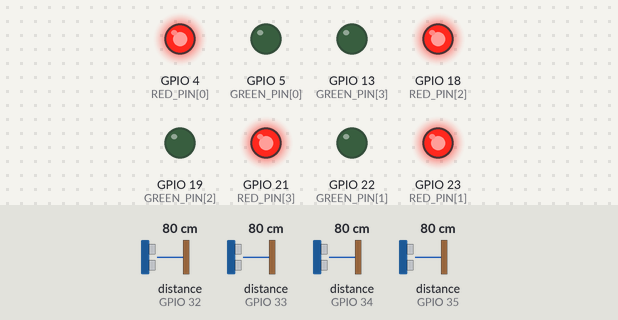
Bench run of a sketch on a simulated ESP32. On the bench: output pins drawn as LEDs (lit = HIGH). Wiring (inferred from the names in the program): 4 × ultrasonic range finder: trigger GPIO 14, echo GPIO 33 / trigger GPIO 25, echo GPIO 34 / trigger GPIO 26, echo GPIO 35 / trigger GPIO 27, echo GPIO 32. Dashed ring = blinking. Inputs (shaded band) come from the test bench; at power-on: distance to the obstacle (sensors on GPIO 32, GPIO 33, GPIO 34, GPIO 35) 80 cm. The echo pulse lasts 58.3 µs per cm; WiFi joins after 1.5 s; servers stay silent unless stated; pins used as bus, display or sensor lines are not drawn; what the sketch prints to the serial monitor is not drawn.

Above: at 1.5 s.
1.6 s: distance to the obstacle (sensor on GPIO 32) set to 2 cm
At 2.7 s:
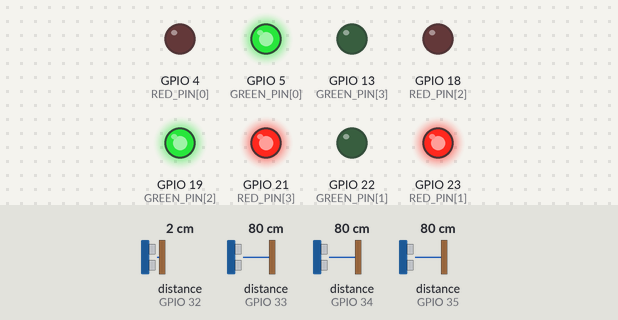
3.3 s: distance to the obstacle (sensor on GPIO 33) set to 2 cm
6.3 s: distance to the obstacle (sensor on GPIO 34) set to 2 cm
9.3 s: distance to the obstacle (sensor on GPIO 35) set to 2 cm
12.3 s: distance to the obstacle (sensor on GPIO 32) set to 18 cm
At 14.86 s:
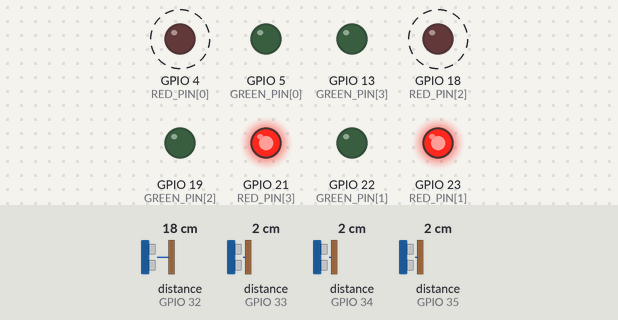
15.3 s: distance to the obstacle (sensor on GPIO 33) set to 120 cm
At 18.9 s:
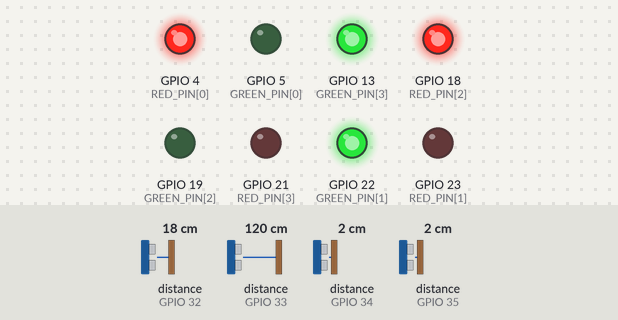
Timing chart, 0 to 32.2 s (numbered marks = the images above; inputs shaded):
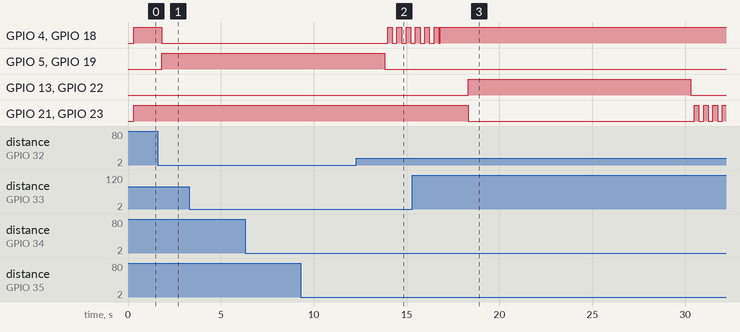

The sketch:

traffic_controller.ino
```cpp
// ============================================================
//  AI TRAFFIC CONTROL SYSTEM — ESP32 FIRMWARE
//  KNUST Department of Computer Engineering
//
//  Speaks the protocol in server/server.py:
//    - raw TCP to port 5050, newline-delimited JSON
//    - sends  laneX_count / laneX_wait / laneX_activation  per lane
//    - receives laneX_signal (RED/YELLOW/GREEN) and applies it
//
//  DIVISION OF RESPONSIBILITY
//    The SERVER owns the phase sequence. It decides which lanes are
//    green and for how long, on its own wall-clock ticker. This board
//    reports what the sensors see and drives the lamps it is told to.
//    It only runs its own phase logic if the server is unreachable.
//
//  LANE GEOMETRY (must match server PHASE_LANES)
//    Lane A = West    Lane C = East    -> served together (EW phase)
//    Lane B = North   Lane D = South   -> served together (NS phase)
//
//    Opposing approaches run together because their movements do not
//    conflict. Lanes are driven individually here, so the pairing is
//    the server's decision, not a wiring assumption.
// ============================================================

#include <WiFi.h>
#include <ArduinoJson.h>

// RFID stays off until its SPI pins are freed. See notes at end.
#define ENABLE_RFID 0

#if ENABLE_RFID
  #include <SPI.h>
  #include <MFRC522.h>
  #define RFID_SS   5
  #define RFID_RST  22
  MFRC522 rfid(RFID_SS, RFID_RST);
#endif


// ============================================================
//  NETWORK
// ============================================================

const char* WIFI_SSID     = "YOUR_WIFI_NAME";
const char* WIFI_PASSWORD = "YOUR_WIFI_PASSWORD";

const char* SERVER_HOST = "192.168.1.100";   // laptop running run.py
const int   SERVER_PORT = 5050;              // matches server.py PORT

const unsigned long SEND_INTERVAL     = 2000;   // ms between packets
const unsigned long RECONNECT_BACKOFF = 3000;
const unsigned long LINK_TIMEOUT      = 6000;   // no reply for this long = offline


// ============================================================
//  PIN MAP — verified working build, do not change casually
// ============================================================

const int NUM_LANES = 4;
const char* LANE_ID[NUM_LANES] = { "A", "B", "C", "D" };

//                                   A    B    C    D
const int TRIG_PIN[NUM_LANES]  = {  25,  26,  27,  14 };
const int ECHO_PIN[NUM_LANES]  = {  34,  35,  32,  33 };

const int RED_PIN[NUM_LANES]   = {   4,  23,  18,  21 };
const int GREEN_PIN[NUM_LANES] = {   5,  22,  19,  13 };


// ============================================================
//  DETECTION AND WINDOWING
// ============================================================

const float DETECTION_DISTANCE = 20.0;    // cm — vehicle present below this
const float MIN_VALID_CM       = 2.0;
const float MAX_VALID_CM       = 400.0;

const unsigned long SAMPLE_INTERVAL = 120;    // ms between single-lane samples
const unsigned long PULSE_TIMEOUT   = 30000;  // us

const int MEDIAN_WINDOW = 3;
const int CLEAR_SAMPLES = 3;     // consecutive clears before counting a new arrival
const int OCC_WINDOW    = 25;    // samples ≈ 12 s, matching the model's activation range

// Each lane is sampled every NUM_LANES * SAMPLE_INTERVAL ms.
const float SAMPLE_PERIOD_S = (SAMPLE_INTERVAL * NUM_LANES) / 1000.0;

// Queue estimation
const int           QUEUE_MAX       = 15;     // matches the dashboard's render cap
const unsigned long QUEUE_FLUSH_MS  = 2500;   // clear-on-green before declaring empty
const float         ACTIVATION_PER_VEHICLE = 0.7;   // dataset uses count x 0.3-0.9

// Local fallback timings, used only when the server is unreachable.
const unsigned long FB_GREEN_LOW    = 12000;
const unsigned long FB_GREEN_MEDIUM = 20000;
const unsigned long FB_GREEN_HIGH   = 35000;
const unsigned long FB_YELLOW       = 3000;
const unsigned long FB_ALL_RED      = 1500;


// ============================================================
//  LANE STATE
// ============================================================

struct Lane {
  float raw[MEDIAN_WINDOW];
  int   rawIdx, rawFilled;

  float distance;
  bool  present;
  bool  armed;
  int   clearRun;

  int   count;            // debounced arrival events since last packet
  bool  occ[OCC_WINDOW];
  int   occIdx, occFilled;

  unsigned long presentSince;
  unsigned long waitAccum;

  // ---- queue estimate ----
  // The dataset defines vehicle_count as "estimated vehicles in lane"
  // (0-2 low, 3-5 medium, 6+ high), i.e. a standing queue rather than a
  // flow rate. A single presence sensor cannot measure queue length
  // directly, so it is integrated from arrivals and departures.
  int   queue;
  unsigned long clearSince;   // millis the lane has read clear on green

  char  signal[8];        // RED / YELLOW / GREEN as sent by the server
  int   greenRemaining;
};

Lane lanes[NUM_LANES];

int activeLane = 0;
unsigned long lastSampleAt = 0;
unsigned long lastSendAt   = 0;
unsigned long lastReplyAt  = 0;
unsigned long lastConnectTry = 0;

WiFiClient client;
String rxBuffer = "";

bool serverLinked   = false;
bool emergencyFlag  = false;     // set by RFID, cleared once acknowledged
String lastTagId    = "";

// Fallback FSM
enum FbState { FB_EW_GREEN, FB_EW_YELLOW, FB_EW_RED, FB_NS_GREEN, FB_NS_YELLOW, FB_NS_RED };
FbState fbState = FB_NS_RED;
unsigned long fbStateStart = 0;
unsigned long fbStateDur   = FB_ALL_RED;

unsigned long yellowBlinkAt = 0;
bool yellowBlinkOn = false;


// ============================================================
//  SENSOR READING
// ============================================================

float readDistanceRaw(int trigPin, int echoPin)
{
  digitalWrite(trigPin, LOW);
  delayMicroseconds(2);
  digitalWrite(trigPin, HIGH);
  delayMicroseconds(10);
  digitalWrite(trigPin, LOW);

  long dur = pulseIn(echoPin, HIGH, PULSE_TIMEOUT);
  if (dur == 0) return -1.0;

  float cm = dur * 0.0343 / 2.0;
  if (cm < MIN_VALID_CM || cm > MAX_VALID_CM) return -1.0;
  return cm;
}


// Median rejects the single wild reading ultrasonic modules throw out
// occasionally, without smearing it into later samples the way an
// averaging filter would.
float medianOf(Lane &L)
{
  float v[MEDIAN_WINDOW];
  int n = 0;
  for (int i = 0; i < L.rawFilled; i++) if (L.raw[i] > 0) v[n++] = L.raw[i];
  if (n == 0) return -1.0;

  for (int i = 1; i < n; i++) {
    float k = v[i]; int j = i - 1;
    while (j >= 0 && v[j] > k) { v[j+1] = v[j]; j--; }
    v[j+1] = k;
  }
  return v[n/2];
}


void sampleLane(int idx)
{
  Lane &L = lanes[idx];

  float raw = readDistanceRaw(TRIG_PIN[idx], ECHO_PIN[idx]);
  L.raw[L.rawIdx] = raw;
  L.rawIdx = (L.rawIdx + 1) % MEDIAN_WINDOW;
  if (L.rawFilled < MEDIAN_WINDOW) L.rawFilled++;

  L.distance = medianOf(L);
  bool nowPresent = (L.distance > 0 && L.distance <= DETECTION_DISTANCE);

  L.occ[L.occIdx] = nowPresent;
  L.occIdx = (L.occIdx + 1) % OCC_WINDOW;
  if (L.occFilled < OCC_WINDOW) L.occFilled++;

  bool onGreen = (strcmp(L.signal, "GREEN") == 0);

  if (nowPresent) {
    L.clearRun = 0;
    L.clearSince = 0;

    if (L.armed) {
      L.count++;
      L.armed = false;

      // A detection event means a vehicle crossed the sensor. On red it
      // has joined the back of the queue; on green it is discharging.
      if (onGreen) { if (L.queue > 0) L.queue--; }
      else         { if (L.queue < QUEUE_MAX) L.queue++; }
    }

    // Continuous presence on red means at least one vehicle is standing
    // at the line, even if no fresh edge was seen.
    if (!onGreen && L.queue < 1) L.queue = 1;

    if (!L.present) L.presentSince = millis();

  } else {
    L.clearRun++;
    if (L.clearRun >= CLEAR_SAMPLES) L.armed = true;

    if (L.present && L.presentSince > 0) {
      L.waitAccum += millis() - L.presentSince;
      L.presentSince = 0;
    }

    // Sustained clear on green means the queue has fully discharged.
    if (onGreen) {
      if (L.clearSince == 0) L.clearSince = millis();
      else if (millis() - L.clearSince > QUEUE_FLUSH_MS) L.queue = 0;
    } else {
      L.clearSince = 0;
    }
  }

  L.present = nowPresent;
}


// Seconds the sensor was occupied within the window.
//
// The model was trained on activation ≈ vehicle_count x 0.3..0.9, so a
// six-vehicle queue sits around 4-5 s. A raw occupied-seconds figure
// saturates at the full window length once a queue stands on the sensor,
// which falls outside that range. The measured value is therefore capped
// against what the queue estimate implies, keeping the feature inside the
// distribution the classifier actually saw.
float activationOf(Lane &L)
{
  if (L.occFilled == 0) return 0.0;

  int hits = 0;
  for (int i = 0; i < L.occFilled; i++) if (L.occ[i]) hits++;
  float measured = hits * SAMPLE_PERIOD_S;

  float implied = L.queue * ACTIVATION_PER_VEHICLE;
  return (measured < implied) ? measured : implied;
}


float waitSecondsOf(Lane &L)
{
  unsigned long w = L.waitAccum;
  if (L.present && L.presentSince > 0) w += millis() - L.presentSince;
  return w / 1000.0;
}


// Counts and wait reset each reporting window so the server sees a rate,
// not an ever-growing total. The queue estimate deliberately persists —
// it represents standing vehicles, not events in the last window.
void resetWindow(Lane &L)
{
  L.count = 0;
  L.waitAccum = 0;
  L.presentSince = L.present ? millis() : 0;
}


// ============================================================
//  LAMPS
//
//  The hardware has red and green only. A YELLOW instruction is shown
//  as a flashing red — visually distinct from steady red, and it fails
//  safe, since a driver reading it as "stop" is the correct response.
// ============================================================

void applySignal(int idx, const char* sig)
{
  bool isGreen  = (strcmp(sig, "GREEN")  == 0);
  bool isYellow = (strcmp(sig, "YELLOW") == 0);

  if (isGreen) {
    digitalWrite(RED_PIN[idx], LOW);
    digitalWrite(GREEN_PIN[idx], HIGH);
  } else if (isYellow) {
    digitalWrite(GREEN_PIN[idx], LOW);
    digitalWrite(RED_PIN[idx], yellowBlinkOn ? HIGH : LOW);
  } else {
    digitalWrite(GREEN_PIN[idx], LOW);
    digitalWrite(RED_PIN[idx], HIGH);
  }
}


void refreshLamps()
{
  unsigned long now = millis();
  if (now - yellowBlinkAt >= 250) {
    yellowBlinkAt = now;
    yellowBlinkOn = !yellowBlinkOn;
  }
  for (int i = 0; i < NUM_LANES; i++) applySignal(i, lanes[i].signal);
}


void setAllRed()
{
  for (int i = 0; i < NUM_LANES; i++) strcpy(lanes[i].signal, "RED");
}


// ============================================================
//  RFID
// ============================================================

void checkRFID()
{
#if ENABLE_RFID
  if (!rfid.PICC_IsNewCardPresent()) return;
  if (!rfid.PICC_ReadCardSerial())   return;

  String uid = "";
  for (byte i = 0; i < rfid.uid.size; i++) {
    if (rfid.uid.uidByte[i] < 0x10) uid += "0";
    uid += String(rfid.uid.uidByte[i], HEX);
  }
  uid.toUpperCase();
  rfid.PICC_HaltA();
  rfid.PCD_StopCrypto1();

  lastTagId     = uid;
  emergencyFlag = true;

  // The server holds the cooldown and decides when it is safe to grant
  // priority. This board only reports the tag.
  Serial.print("[RFID] tag ");
  Serial.println(uid);
#endif
}


// ============================================================
//  SERVER LINK
// ============================================================

void ensureWifi()
{
  if (WiFi.status() == WL_CONNECTED) return;
  static unsigned long lastTry = 0;
  if (millis() - lastTry < 5000) return;
  lastTry = millis();
  Serial.println("[WIFI] connecting...");
  WiFi.begin(WIFI_SSID, WIFI_PASSWORD);
}


void ensureServer()
{
  if (client.connected()) return;
  if (WiFi.status() != WL_CONNECTED) return;
  if (millis() - lastConnectTry < RECONNECT_BACKOFF) return;

  lastConnectTry = millis();
  Serial.printf("[TCP] connecting to %s:%d ...\n", SERVER_HOST, SERVER_PORT);

  if (client.connect(SERVER_HOST, SERVER_PORT)) {
    Serial.println("[TCP] connected");
    rxBuffer = "";
    lastReplyAt = millis();
  }
}


void sendPacket()
{
  if (!client.connected()) return;

  StaticJsonDocument<512> doc;
  doc["timestamp"] = (uint32_t)(millis() / 1000);
  doc["source"]    = "device";
  doc["emergency"] = emergencyFlag ? "1" : "0";

  for (int i = 0; i < NUM_LANES; i++) {
    String base = String("lane") + LANE_ID[i];
    doc[base + "_count"]      = lanes[i].queue;   // estimated vehicles in lane
    doc[base + "_wait"]       = waitSecondsOf(lanes[i]);
    doc[base + "_activation"] = activationOf(lanes[i]);
  }

  String out;
  serializeJson(doc, out);
  out += "\n";                       // server splits on newline
  client.print(out);

  // Flag is one-shot; the server queues the request from here.
  emergencyFlag = false;

  for (int i = 0; i < NUM_LANES; i++) resetWindow(lanes[i]);
}


void readReplies()
{
  while (client.available()) {
    char c = client.read();
    if (c == '\n') {
      String line = rxBuffer;
      rxBuffer = "";
      line.trim();
      if (line.length() == 0) continue;

      StaticJsonDocument<640> resp;
      if (deserializeJson(resp, line)) continue;

      for (int i = 0; i < NUM_LANES; i++) {
        String sigKey = String("lane") + LANE_ID[i] + "_signal";
        String grnKey = String("lane") + LANE_ID[i] + "_green";

        const char* sig = resp[sigKey] | "RED";
        strncpy(lanes[i].signal, sig, sizeof(lanes[i].signal) - 1);
        lanes[i].signal[sizeof(lanes[i].signal) - 1] = '\0';

        lanes[i].greenRemaining = resp[grnKey] | 0;
      }

      lastReplyAt  = millis();
      serverLinked = true;

      const char* ps = resp["phase_state"] | "";
      Serial.printf("[SRV] %s  A:%s B:%s C:%s D:%s\n", ps,
                    lanes[0].signal, lanes[1].signal,
                    lanes[2].signal, lanes[3].signal);
    } else {
      if (rxBuffer.length() < 900) rxBuffer += c;
      else rxBuffer = "";           // discard a malformed oversized line
    }
  }
}


// ============================================================
//  LOCAL FALLBACK
//
//  Runs only when the server has gone quiet. Mirrors the server's own
//  sequence so behaviour does not change shape when the link drops:
//  NS green -> NS yellow -> all red -> EW green -> EW yellow -> all red.
//  Green length comes from a local reading of count and wait, using the
//  same thresholds the model was trained against.
// ============================================================

int localClass(int idx)
{
  int c = lanes[idx].queue;
  float w = waitSecondsOf(lanes[idx]);

  int byCount = (c >= 6) ? 2 : (c >= 3) ? 1 : 0;
  int byWait  = (w > 25) ? 2 : (w > 10) ? 1 : 0;
  return byCount > byWait ? byCount : byWait;
}


unsigned long fallbackGreenFor(int laneA, int laneB)
{
  int lvl = localClass(laneA);
  int o   = localClass(laneB);
  if (o > lvl) lvl = o;

  if (lvl >= 2) return FB_GREEN_HIGH;
  if (lvl == 1) return FB_GREEN_MEDIUM;
  return FB_GREEN_LOW;
}


void fbEnter(FbState s, unsigned long dur)
{
  fbState = s;
  fbStateStart = millis();
  fbStateDur = dur;

  setAllRed();
  switch (s) {
    case FB_NS_GREEN:  strcpy(lanes[1].signal, "GREEN");  strcpy(lanes[3].signal, "GREEN");  break;
    case FB_NS_YELLOW: strcpy(lanes[1].signal, "YELLOW"); strcpy(lanes[3].signal, "YELLOW"); break;
    case FB_EW_GREEN:  strcpy(lanes[0].signal, "GREEN");  strcpy(lanes[2].signal, "GREEN");  break;
    case FB_EW_YELLOW: strcpy(lanes[0].signal, "YELLOW"); strcpy(lanes[2].signal, "YELLOW"); break;
    default: break;
  }
}


void runFallback()
{
  if (millis() - fbStateStart < fbStateDur) return;

  switch (fbState) {
    case FB_NS_GREEN:  fbEnter(FB_NS_YELLOW, FB_YELLOW);  break;
    case FB_NS_YELLOW: fbEnter(FB_NS_RED,    FB_ALL_RED); break;
    case FB_NS_RED:    fbEnter(FB_EW_GREEN,  fallbackGreenFor(0, 2)); break;
    case FB_EW_GREEN:  fbEnter(FB_EW_YELLOW, FB_YELLOW);  break;
    case FB_EW_YELLOW: fbEnter(FB_EW_RED,    FB_ALL_RED); break;
    case FB_EW_RED:    fbEnter(FB_NS_GREEN,  fallbackGreenFor(1, 3)); break;
  }
}


// ============================================================
//  TELEMETRY
// ============================================================

void printStatus()
{
  Serial.println("------------------------------------------------");
  for (int i = 0; i < NUM_LANES; i++) {
    Serial.printf("Lane %s  ", LANE_ID[i]);
    if (lanes[i].distance < 0) Serial.print("  --   ");
    else                        Serial.printf("%6.1fcm", lanes[i].distance);
    Serial.printf("  q=%-2d  wait=%5.1fs  act=%5.1fs  %s\n",
                  lanes[i].queue, waitSecondsOf(lanes[i]),
                  activationOf(lanes[i]), lanes[i].signal);
  }
  Serial.printf("wifi=%s  server=%s\n",
                WiFi.status() == WL_CONNECTED ? "ok" : "down",
                serverLinked ? "linked" : "FALLBACK");
}


// ============================================================
//  SETUP
// ============================================================

void setup()
{
  Serial.begin(115200);
  delay(300);

  for (int i = 0; i < NUM_LANES; i++) {
    lanes[i] = Lane();
    lanes[i].distance = -1;
    lanes[i].armed = true;
    lanes[i].clearRun = CLEAR_SAMPLES;
    lanes[i].queue = 0;
    lanes[i].clearSince = 0;
    strcpy(lanes[i].signal, "RED");

    pinMode(TRIG_PIN[i], OUTPUT);
    pinMode(ECHO_PIN[i], INPUT);
    digitalWrite(TRIG_PIN[i], LOW);

    pinMode(RED_PIN[i], OUTPUT);
    pinMode(GREEN_PIN[i], OUTPUT);
    digitalWrite(RED_PIN[i], HIGH);
    digitalWrite(GREEN_PIN[i], LOW);
  }

#if ENABLE_RFID
  SPI.begin();
  rfid.PCD_Init();
  Serial.println("[RFID] reader ready");
#endif

  WiFi.mode(WIFI_STA);
  WiFi.begin(WIFI_SSID, WIFI_PASSWORD);

  Serial.println("\n================================================");
  Serial.println("  AI TRAFFIC CONTROL — ESP32 NODE");
  Serial.println("  Lane A West · B North · C East · D South");
  Serial.println("================================================");

  fbEnter(FB_NS_RED, FB_ALL_RED);
}


// ============================================================
//  MAIN LOOP
//
//  One pulseIn per pass at most, so the loop never stalls long enough
//  to miss a server reply or an RFID tag.
// ============================================================

void loop()
{
  unsigned long now = millis();

  if (now - lastSampleAt >= SAMPLE_INTERVAL) {
    lastSampleAt = now;
    sampleLane(activeLane);
    activeLane = (activeLane + 1) % NUM_LANES;
  }

  checkRFID();

  ensureWifi();
  ensureServer();
  readReplies();

  if (now - lastSendAt >= SEND_INTERVAL) {
    lastSendAt = now;
    if (client.connected()) sendPacket();
    printStatus();
  }

  // Link considered down if no reply has arrived recently.
  if (serverLinked && (now - lastReplyAt > LINK_TIMEOUT)) {
    serverLinked = false;
    Serial.println("[TCP] link lost — switching to local fallback");
    fbEnter(FB_NS_RED, FB_ALL_RED);
  }

  if (!serverLinked) runFallback();

  refreshLamps();
}


// ============================================================
//  NOTES
//
//  1. Before flashing
//     Set WIFI_SSID, WIFI_PASSWORD and SERVER_HOST. SERVER_HOST is the
//     laptop running run.py — get it from `ipconfig` (IPv4 address).
//     Port 5050 matches server.py; do not change one without the other.
//
//  2. Check which sensor is on which approach
//     The code assumes sensor order A=West, B=North, C=East, D=South,
//     matching the server's PHASE_LANES pairing of A+C and B+D. If your
//     sensors are physically ordered differently, reorder TRIG_PIN and
//     ECHO_PIN rather than changing the lane letters — the server pairs
//     lanes by letter and pairing perpendicular approaches would give
//     two conflicting movements green at once.
//
//  3. Yellow on red/green hardware
//     A YELLOW instruction flashes the red lamp. Add real amber LEDs and
//     this becomes a one-line change in applySignal().
//
//  4. Enabling RFID
//     RC522 needs GPIO 5, 18, 19, 22, 23 — currently LED pins. Free them
//     by moving these five, then set ENABLE_RFID to 1:
//       ECHO_C 32 -> 36 (VP)     ECHO_D 33 -> 39 (VN)
//       GREEN_A 5 -> 16          RED_B  23 -> 17
//       GREEN_B 22 -> 32         RED_C  18 -> 33
//       GREEN_C 19 -> 2
//     VP and VN are input-only, so moving the echoes there frees two
//     output-capable pins.
//
//  5. Do not use the pin table in hardware/pin_assignment.md
//     It assigns TRIG lines to GPIO 0, 2, 12 and 15, and RFID MOSI/MISO
//     to GPIO 0 and 3. Those are strapping pins and the USB serial pair.
//     That table predates the working build.
// ============================================================
```

Measured:
- after the input at 3.3 s, every drawn part: stays the same
- after the input at 6.3 s, every drawn part: stays the same
- after the input at 9.3 s, every drawn part: stays the same
- by itself, GPIO 4 (RED_PIN[0]), GPIO 18 (RED_PIN[2]): repeats every 0.50 s: LOW 0.25 s, HIGH 0.25 s
